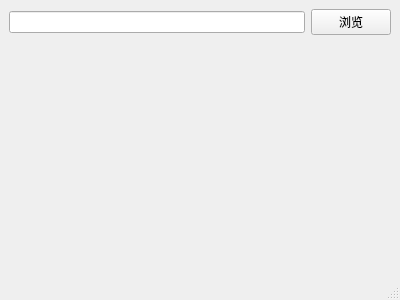
<?xml version="1.0" encoding="UTF-8"?>
<ui version="4.0">
 <class>MainWindow</class>
 <widget class="QMainWindow" name="MainWindow">
  <property name="geometry">
   <rect>
    <x>0</x>
    <y>0</y>
    <width>400</width>
    <height>300</height>
   </rect>
  </property>
  <property name="windowTitle">
   <string>MainWindow</string>
  </property>
  <widget class="QWidget" name="centralwidget">
   <layout class="QGridLayout" name="gridLayout">
    <item row="0" column="1">
     <widget class="QPushButton" name="filepathButton">
      <property name="text">
       <string>浏览</string>
      </property>
     </widget>
    </item>
    <item row="0" column="0">
     <widget class="QLineEdit" name="filepathEdit"/>
    </item>
    <item row="1" column="0">
     <spacer name="verticalSpacer">
      <property name="orientation">
       <enum>Qt::Vertical</enum>
      </property>
      <property name="sizeHint" stdset="0">
       <size>
        <width>20</width>
        <height>40</height>
       </size>
      </property>
     </spacer>
    </item>
   </layout>
  </widget>
  <widget class="QMenuBar" name="menubar">
   <property name="geometry">
    <rect>
     <x>0</x>
     <y>0</y>
     <width>400</width>
     <height>22</height>
    </rect>
   </property>
  </widget>
  <widget class="QStatusBar" name="statusbar"/>
 </widget>
 <resources/>
 <connections/>
</ui>
